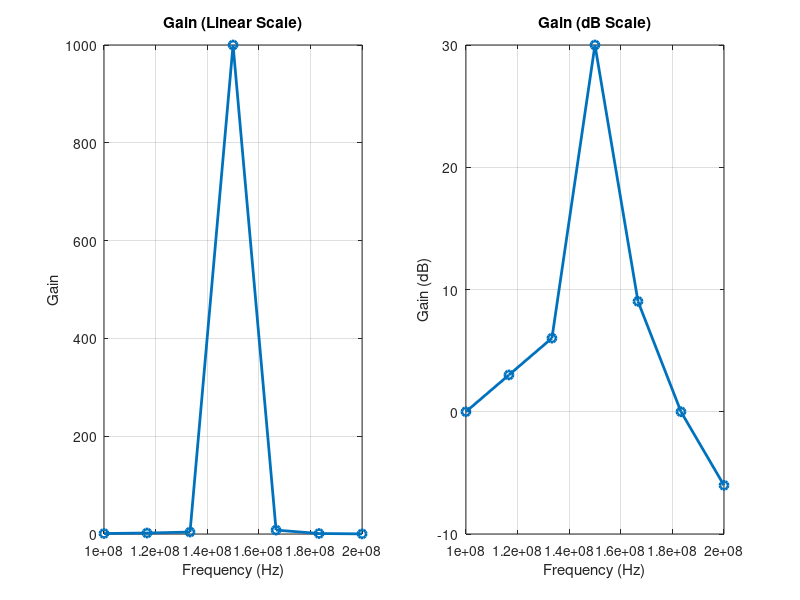

Here is the MATLAB script that generated this plot:
% dB Scale
%
% Turker Dolapci
% 2024.08.10
%

clear all
close all
clc

frequency=linspace(100*1e6,200*1e6,7); %the frequencies where the gain is measured
amplifiergain_lin=[1 2 4 1000 8 1 1/4]; %measured gain values in the selected frequencies
amplifiergain_db=10*log10(amplifiergain_lin); %gain values in dB's

figure;
subplot(1,2,1)
plot(frequency,amplifiergain_lin,'o-','LineWidth',2)
title('Gain (Linear Scale)')
ylabel('Gain')
xlabel('Frequency (Hz)')
grid on

subplot(1,2,2)
plot(frequency,amplifiergain_db,'o-','LineWidth',2)
title('Gain (dB Scale)')
ylabel('Gain (dB)')
xlabel('Frequency (Hz)')
grid on